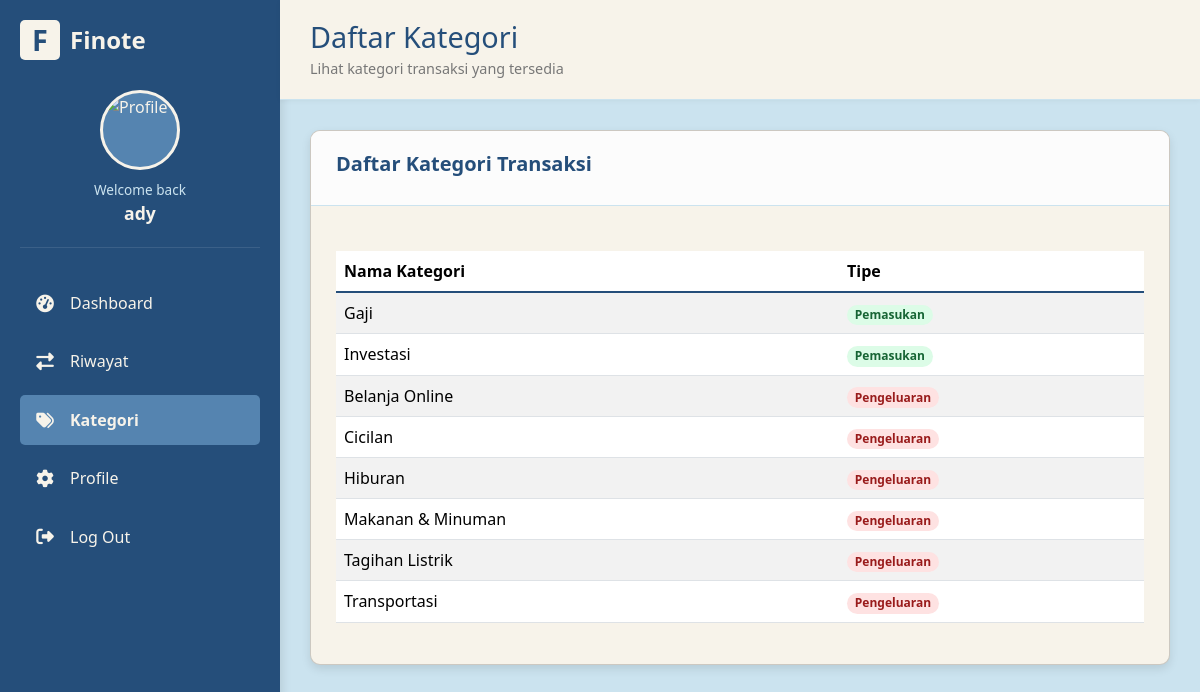
Before: /user/categories.php (signed in) with the older database file.
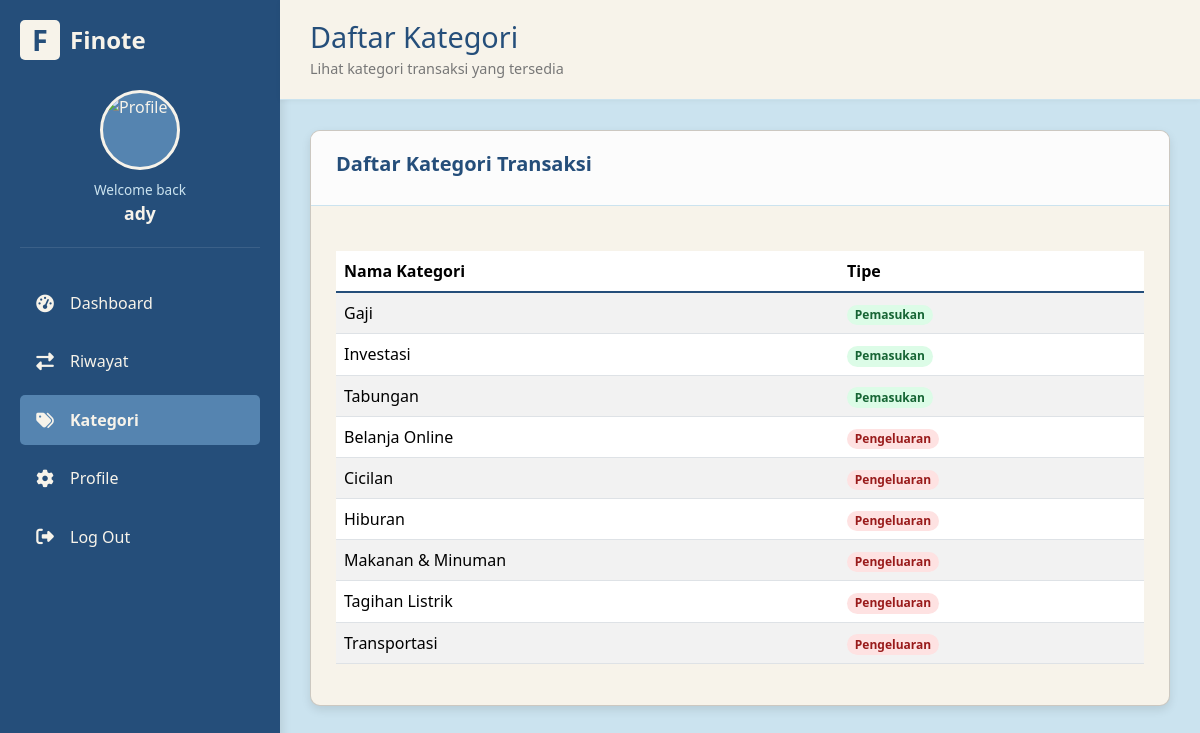
After: the same page with the newer database file.
### tables this page shows
CREATE TABLE `categories` (
  `id` int NOT NULL,
  `name` varchar(255) NOT NULL,
  `created_at` datetime DEFAULT CURRENT_TIMESTAMP,
  `type` enum('income','expense') NOT NULL DEFAULT 'expense'
);

### user/categories.php (the view, shortened to what the changed rows need)
<?php
require_once '../includes/auth.php';
$categories_list = [];
$sql_list = "SELECT id, name, type FROM categories ORDER BY type ASC, name ASC";
if ($stmt_list = $conn->prepare($sql_list)) {
    if ($stmt_list->execute()) {
        $result_list = $stmt_list->get_result();
        while ($row_list = $result_list->fetch_assoc()) {
            $categories_list[] = $row_list;
        }
    } else {
        error_log("Error fetching categories for user: " . $stmt_list->error);
    }
}
?>
<!DOCTYPE html>
<html lang="id">
<head>
    <link href="https://cdn.jsdelivr.net/npm/bootstrap@5.3.3/dist/css/bootstrap.min.css" rel="stylesheet">
    <link rel="stylesheet" href="https://cdnjs.cloudflare.com/ajax/libs/font-awesome/6.5.2/css/all.min.css" />
</head>
<body>
    <div class="main-content">
        <div class="header">
            <div class="title">
                <h1>Daftar Kategori</h1>
            </div>
        </div>
        <div class="content">
            <div class="card mb-4">
                <div class="card-content">
                    <?php if (empty($categories_list)): ?>
                        <div class="alert alert-info" role="alert">
                            Belum ada kategori yang tersedia.
                        </div>
                    <?php else: ?>
                        <div class="table-responsive">
                            <table class="table table-striped table-hover">
                                <thead>
                                    <tr>
                                        <th>Nama Kategori</th>
                                        <th>Tipe</th>
                                    </tr>
                                </thead>
                                <tbody>
                                    <?php foreach ($categories_list as $cat): ?>
                                        <tr>
                                            <td><?php echo htmlspecialchars($cat['name']); ?></td>
                                            <td>
                                                <span class="badge rounded-pill <?php echo ($cat['type'] == 'income' ? 'badge-income' : 'badge-expense'); ?>">
                                                    <?php echo ($cat['type'] == 'income' ? 'Pemasukan' : 'Pengeluaran'); ?>
                                                </span>
                                            </td>
                                        </tr>
                                    <?php endforeach; ?>
                                </tbody>
                            </table>
                        </div>
                    <?php endif; ?>
                </div>
            </div>
        </div>
    </div>
</body>
</html>

Changed rows visible on the page:
added categories: name "Tabungan", type "Pemasukan"
